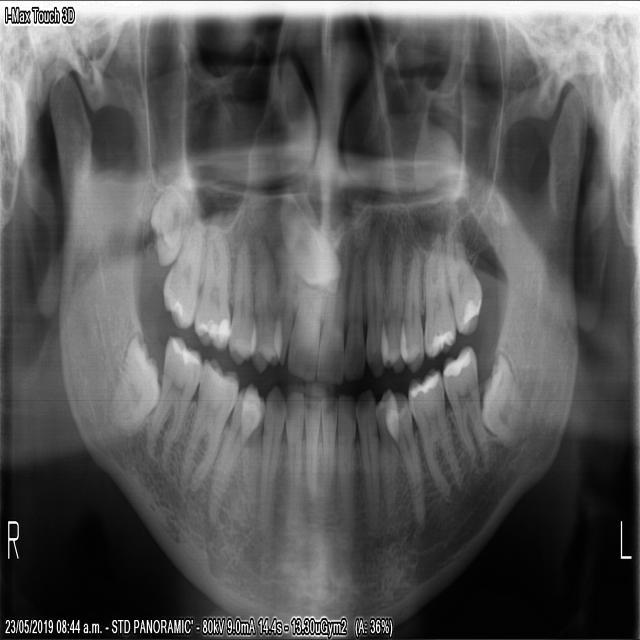
#> input picture Human Identification Review/IdC- (Identification Checker Dataset)/1.jpg, 640 x 640 px; its folder holds only this picture in this run
$ jupyter execute --allow-errors 'HID_updated all in one.ipynb'   (shell and % lines are left out)
#> lines starting #> are read from the running program, lines starting #| are printed output that depends on the picture
[cell 1]
from google.colab import drive
drive.mount('/content/drive')

[cell 2]
%cd /content/drive/MyDrive/Human Identification Review

[cell 3]
import cv2
import numpy as np
from ultralytics import YOLO
from collections import defaultdict
from shapely.geometry import Polygon
import matplotlib.pyplot as plt
from scipy.spatial import distance
from skimage.metrics import structural_similarity as ssim
#> (the rest of this cell did not finish here and is left out)

[cell 4]
# [276 lines left out: functions ssim_scale, sol1, not called in this run]

[cell 5]
import pandas as pd
import cv2
import glob
import os

# Create an empty list to store rows
rows = []
do_ssim = False     # enable SSIM-based zoom
do_shift = False     # jaw-wise shift

for i in range(50, 101, 5):  # 50 to 100, step 5
    threshold = i / 100
    match_count = 0
    matched_number = []
    checker_path = "/content/drive/MyDrive/Human Identification Review/IdC- (Identification Checker Dataset)"
    docm_path = "/content/drive/MyDrive/Human Identification Review/edited(IdC)"
    # checker_path = "/content/drive/MyDrive/Human Identification Review/DoCM Checker"
    # docm_path = "/content/drive/MyDrive/Human Identification Review/DoCM( Degree of Change Measurement) dataset"

    # Get all images from both folders
    checker_images = sorted(glob.glob(os.path.join(checker_path, "*.jpg")))
    docm_images = sorted(glob.glob(os.path.join(docm_path, "*.jpg")))
    # Loop through each checker image
    for img1_path in checker_images:
        print(f"Processing Checker image: {img1_path}")
        img1 = cv2.imread(img1_path)
#> img1 is the input picture: shape (640, 640, 3); min 0, max 255, mean 89.1

        for img2_path in docm_images:
            img2 = cv2.imread(img2_path)
            x = sol1(img1, img2, do_ssim=do_ssim, do_shift=do_shift)
            if x >= threshold:
                match_count += 1
                matched_number.append([os.path.splitext(os.path.basename(img1_path))[0],
                os.path.splitext(os.path.basename(img2_path))[0]])

    rows.append([threshold, match_count, matched_number])

# Convert to DataFrame
df = pd.DataFrame(rows, columns=['threshold', 'match count', 'matched number'])

# Save to CSV
df.to_csv(f'result_for_IdC{"_ssim" if do_ssim else ""}{"_shift" if do_shift else ""}.csv', index=False)

[cell 6]
import numpy as np
import pandas as pd
import ast
from collections import Counter

file_path = '/content/result_for_IdC.csv'
#> (the rest of this cell did not finish here and is left out)

[cell 7]
import matplotlib.pyplot as plt

# Data from your table
iou = [0.50, 0.55, 0.60, 0.65, 0.70, 0.75, 0.80, 0.85, 0.90, 0.95]
precision = [0.127, 0.263, 0.521, 0.754, 0.98, 1.0, 1.0, 1.0, 1.0, 1.0]
recall = [0.98, 0.98, 0.98, 0.98, 0.98, 0.98, 0.98, 0.98, 0.96, 0.68]

# ----- ROC Curve -----
fpr_proxy = [1-p for p in precision]  # using 1-precision as proxy for FPR

plt.figure(figsize=(6,6))
plt.plot(fpr_proxy, recall, marker='o', label="ROC Curve")
plt.plot([0,1],[0,1],'--',color='gray',label="Random Guess")
plt.xlabel("False Positive Rate (1 - Precision)")
plt.ylabel("True Positive Rate (Recall)")
plt.title("ROC Curve (Approx using Precision)")
plt.legend()
plt.grid(True)
plt.show()
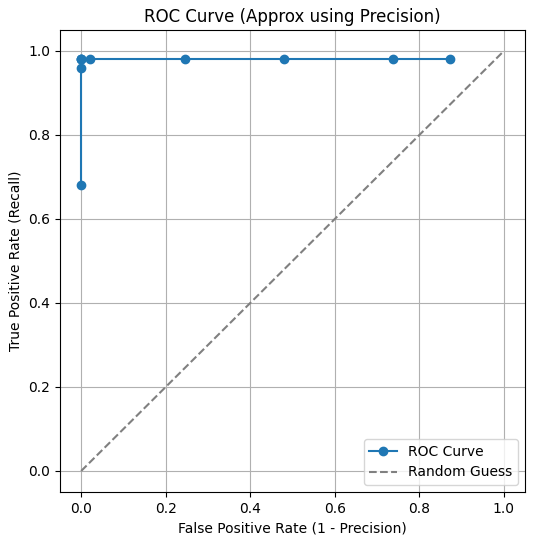
#> figure drawn by matplotlib, 1 panel

# ----- CMC Curve -----
plt.figure(figsize=(6,6))
plt.plot(iou, recall, marker='o')
plt.xlabel("IoU Threshold")
plt.ylabel("Cumulative Match (Recall)")
plt.title("CMC Curve")
plt.grid(True)
plt.show()
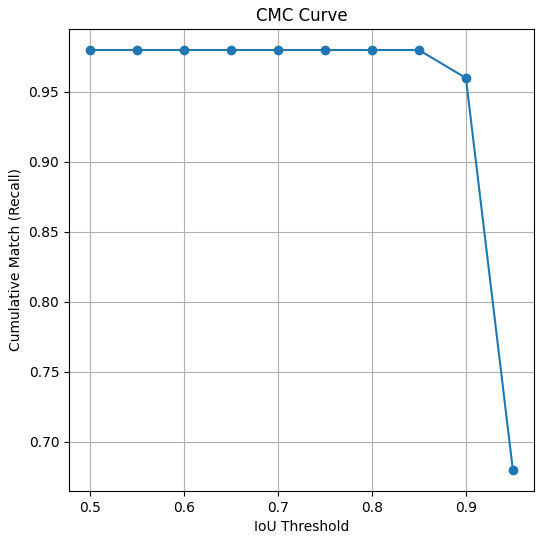
#> figure drawn by matplotlib, 1 panel; curve peaks at x = 0.5, y = 0.98


# Plot Precision & Recall vs IoU on the same graph
plt.figure(figsize=(8,6))

plt.plot(iou, precision, marker='o', linestyle='-', color='b', label="Precision")
plt.plot(iou, recall, marker='s', linestyle='--', color='g', label="Recall")

plt.xlabel("IoU Threshold")
plt.ylabel("Score")
plt.title("Precision and Recall vs IoU")
plt.legend()
plt.grid(True)
plt.show()
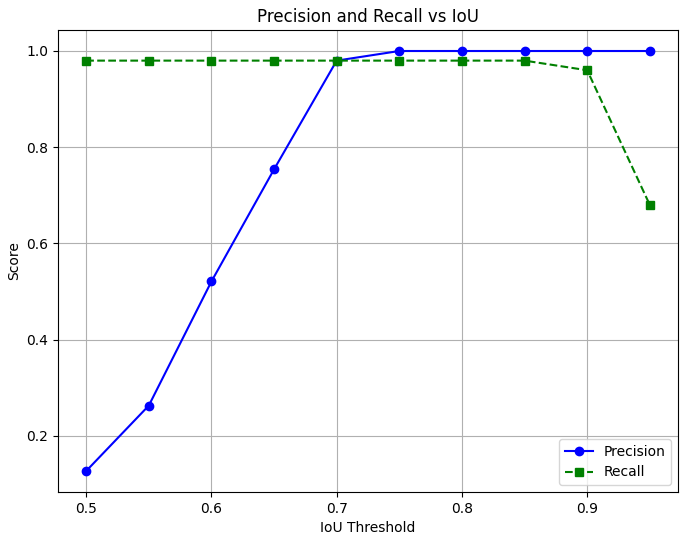
#> figure drawn by matplotlib, 1 panel; curve peaks at x = 0.75, y = 1; curve peaks at x = 0.5, y = 0.98
